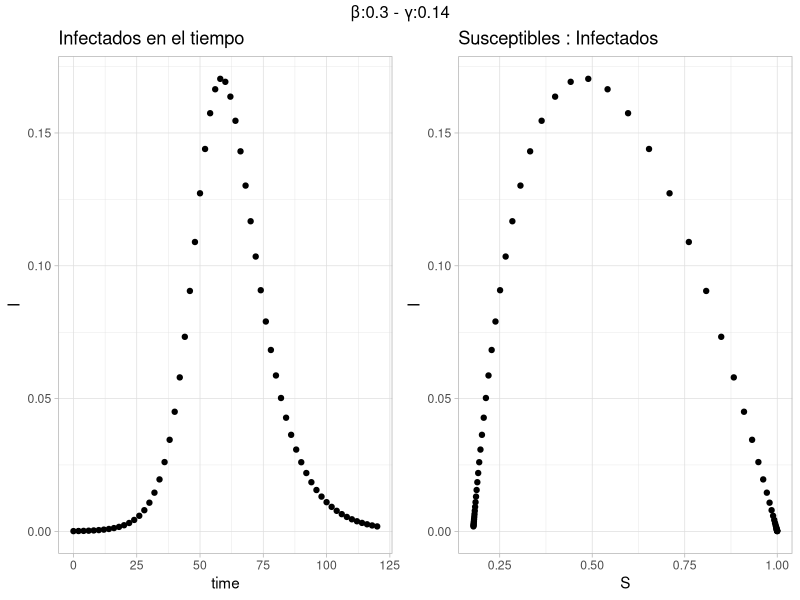
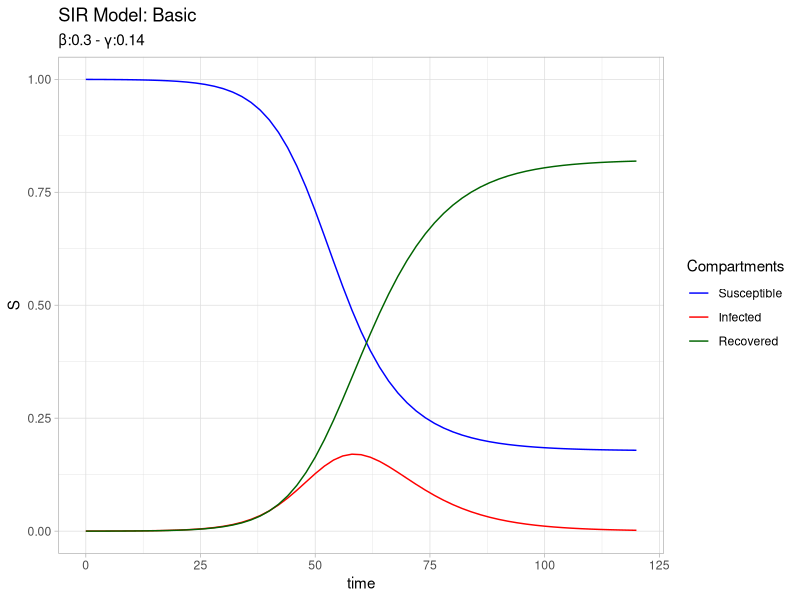
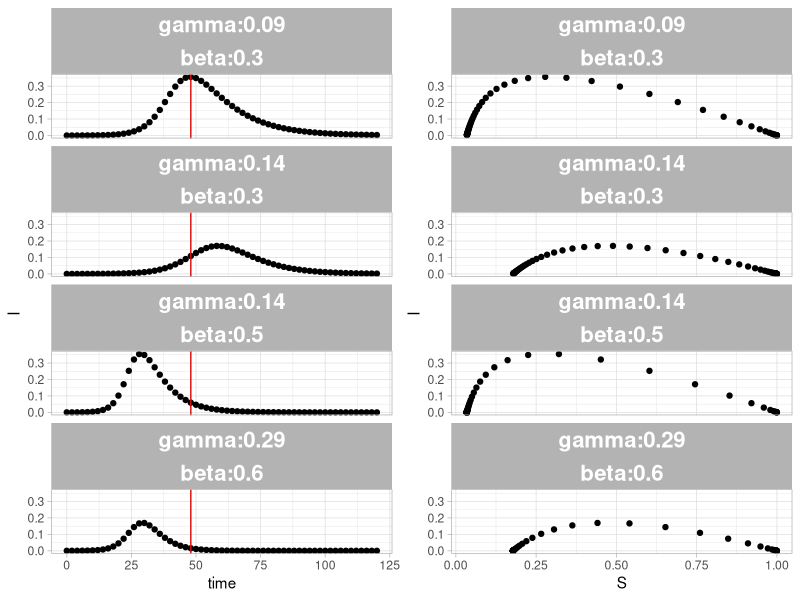
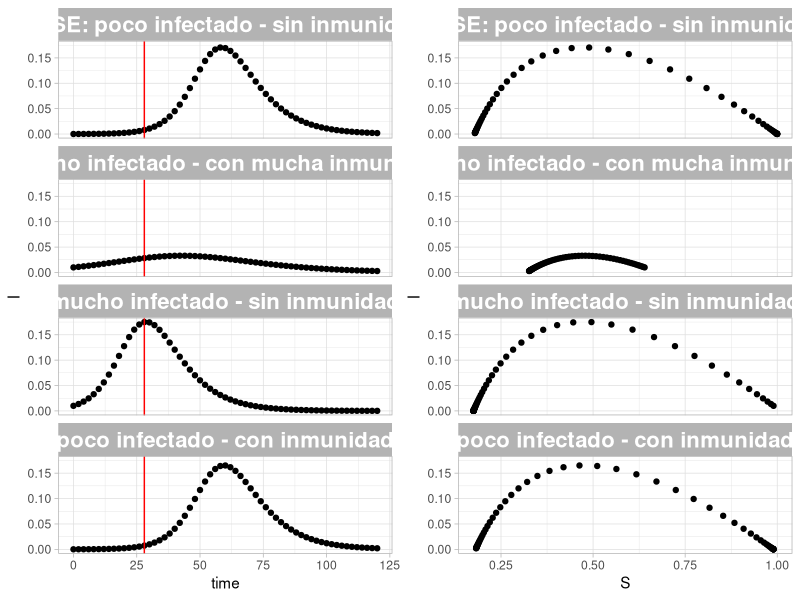
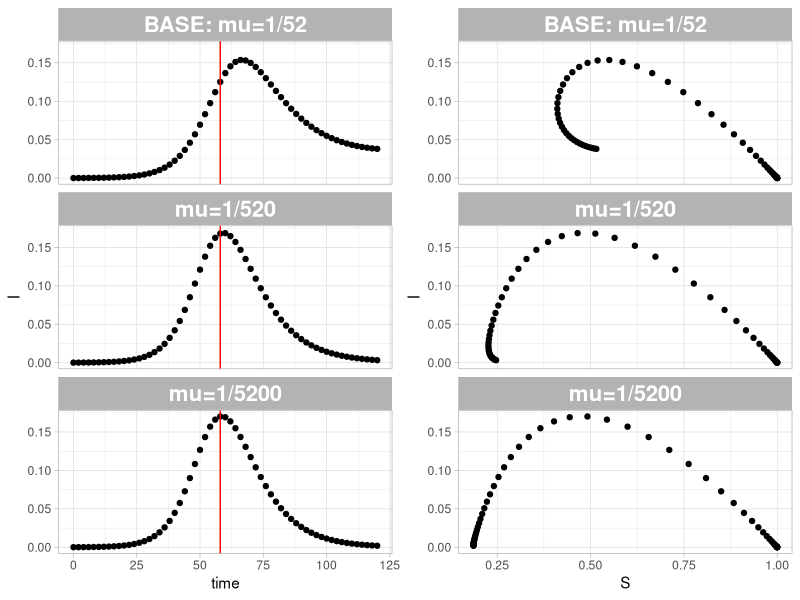

Write R code to recreate these figures, in order.
## ---- chunk 1
rm(list = ls())
# biblioteca a utilizar
library(deSolve)
## ---- chunk 2
SIR_basico <- function (reloj, variablesSIR, BetaGamma_list) {
  S <- variablesSIR[1]
  I <- variablesSIR[2]
  R <- variablesSIR[3]
  
  with(
      BetaGamma_list,
     { # sistema de ecuaciones
      dS <- -Beta*S*I
      dI <- Beta*S*I-Gamma*I
      dR <- Gamma*I
      dx <- c(dS,dI,dR) # combinar resultados
      list(dx)          # valor a retornar
       }
    )
}
## ---- chunk 3
reloj <- seq(0,120,by=2) 
BetaGamma_params_1 <- list(Beta=0.3,Gamma=1/7) 
variablesSIR_1 <- c(S=9999/10000,I=1/10000,R=0) 

## ---- chunk 4
resultadoSIR_1 <- as.data.frame(ode(y = variablesSIR_1, # valores iniciales
                                  times = reloj,
                                  func = SIR_basico,
                                  parms = BetaGamma_params_1))
head(resultadoSIR_1,10)
## ---- chunk 5
library(ggplot2)
library(gridExtra)
betaValue=round(BetaGamma_params_1[[1]],2)
gammaValue=round(BetaGamma_params_1[[2]],2)

textParams=paste0("\u03B2:",betaValue," - \u03B3:",gammaValue) 

base=ggplot(data=resultadoSIR_1) + theme_light() 

plot1=base + geom_point(aes(x=time,y=I)) + labs(title = "Infectados en el tiempo")   
plot2=base + geom_point(aes(x=S,y=I)) + labs(title = "Susceptibles : Infectados")          # 

grid.arrange(plot1, plot2, nrow = 1,top=textParams)
## ---- chunk 6

base = ggplot(resultadoSIR_1,aes(x=time))  + theme_light() + 
    labs(title =  "SIR Model: Basic",
        subtitle = textParams)
                               
timePlot =  base +  geom_line(aes(y=S,colour="Susceptible")) +
                    geom_line(aes(y=I,colour="Infected"))  +
                    geom_line(aes(y=R,colour="Recovered")) +
                    scale_colour_manual(name="Compartments",
                                        breaks=c("Susceptible","Infected","Recovered"),
                                        values=c("blue","red","darkgreen"))
timePlot
## ---- chunk 7
BetaGamma_params_2 <- list(Beta=0.5,Gamma=1/7) 
BetaGamma_params_3 <- list(Beta=0.3,Gamma=0.0857)
BetaGamma_params_4 <- list(Beta=0.6,Gamma=2/7) 

resultadoSIR_2 <- as.data.frame(ode(y = variablesSIR_1, 
                                  times = reloj,
                                  func = SIR_basico,
                                  parms = BetaGamma_params_2))
resultadoSIR_3 <- as.data.frame(ode(y = variablesSIR_1, 
                                  times = reloj,
                                  func = SIR_basico,
                                  parms = BetaGamma_params_3))
resultadoSIR_4 <- as.data.frame(ode(y = variablesSIR_1, 
                                  times = reloj,
                                  func = SIR_basico,
                                  parms = BetaGamma_params_4))
## ---- chunk 8
resultadoSIR_1[,c('beta','gamma')]=BetaGamma_params_1
resultadoSIR_2[,c('beta','gamma')]=BetaGamma_params_2
resultadoSIR_3[,c('beta','gamma')]=BetaGamma_params_3
resultadoSIR_4[,c('beta','gamma')]=BetaGamma_params_4

resultadoSIR=rbind(resultadoSIR_1,resultadoSIR_2,resultadoSIR_3,resultadoSIR_4)
resultadoSIR$beta=paste0("beta:",resultadoSIR$beta)
resultadoSIR$gamma=paste0("gamma:",round(resultadoSIR$gamma,2)) 
## ---- chunk 9
maxI=resultadoSIR[resultadoSIR$I==max(resultadoSIR$I),c('time')]


base=ggplot(data=resultadoSIR) + 
    theme_light() + 
    theme(strip.text.x = element_text(size = 16,face='bold')) 

plot1=base + geom_point(aes(x=time,y=I)) + 
            geom_vline(xintercept = maxI, color='red') + 
            facet_wrap(gamma~beta,ncol = 1)
plot2=base + geom_point(aes(x=S,y=I)) + facet_wrap(gamma~beta,ncol = 1)
grid.arrange(plot1, plot2, nrow = 1)
## ---- chunk 10
variablesSIR_2 <- c(S=9900/10000,I=100/10000,R=0)
variablesSIR_3 <- c(S=9899/10000,I=1/10000,R=100)
variablesSIR_4 <- c(S=6400/10000,I=100/10000,R=3500)

resultadoSIR_1 <- as.data.frame(ode(y = variablesSIR_1, # valores iniciales
                                  times = reloj,
                                  func = SIR_basico,
                                  parms = BetaGamma_params_1))

resultadoSIR_1_2 <- as.data.frame(ode(y = variablesSIR_2, 
                                  times = reloj,
                                  func = SIR_basico,
                                  parms = BetaGamma_params_1))
resultadoSIR_1_3 <- as.data.frame(ode(y = variablesSIR_3, 
                                  times = reloj,
                                  func = SIR_basico,
                                  parms = BetaGamma_params_1))
resultadoSIR_1_4 <- as.data.frame(ode(y = variablesSIR_4, 
                                  times = reloj,
                                  func = SIR_basico,
                                  parms = BetaGamma_params_1))

resultadoSIR_1[,c('grupo')]='BASE: poco infectado - sin inmunidad '
resultadoSIR_1_2[,c('grupo')]='mucho infectado - sin inmunidad'
resultadoSIR_1_3[,c('grupo')]='poco infectado - con inmunidad'
resultadoSIR_1_4[,c('grupo')]='mucho infectado - con mucha inmunidad'

resultadoSIR_vars=rbind(resultadoSIR_1,resultadoSIR_1_2,resultadoSIR_1_3,resultadoSIR_1_4)

## ---- chunk 11
maxI=resultadoSIR_vars[resultadoSIR_vars$I==max(resultadoSIR_vars$I),c('time')]


base=ggplot(data=resultadoSIR_vars) + 
    theme_light() + 
    theme(strip.text.x = element_text(size = 16,face='bold')) 

plot1=base + geom_point(aes(x=time,y=I)) + 
            geom_vline(xintercept = maxI, color='red') + 
            facet_wrap(~grupo,ncol = 1)
plot2=base + geom_point(aes(x=S,y=I)) + facet_wrap(~grupo,ncol = 1)
grid.arrange(plot1, plot2, nrow = 1)
## ---- chunk 12
SIR_open <- function (reloj, variablesSIR, BetaGammaMu_list) { 
    S <- variablesSIR[1]
    I <- variablesSIR[2]
    R <- variablesSIR[3]

   with(
      BetaGammaMu_list,
     { dS <- mu*(S+I+R) -beta*S*I - mu*S
       dI <- beta*S*I-gamma*I - mu*I
       dR <- gamma*I - mu*R
       dx <- c(dS,dI,dR) 
       list(dx) 
       }
     )
 }
## ---- chunk 13
BetaGammaMu_params_1 <- list(beta=0.3,gamma=1/7, mu=1/52)
BetaGammaMu_params_2 <- list(beta=0.3,gamma=1/7, mu=1/520)
BetaGammaMu_params_3 <- list(beta=0.3,gamma=1/7, mu=1/5200)

   
resultadoSIR_open_1 <- as.data.frame(lsoda(y = variablesSIR_1,
                                           times = reloj,
                                           func = SIR_open,
                                           parms = BetaGammaMu_params_1))

resultadoSIR_open_2 <- as.data.frame(lsoda(y = variablesSIR_1,
                                           times = reloj,
                                           func = SIR_open,
                                           parms = BetaGammaMu_params_2))

resultadoSIR_open_3 <- as.data.frame(lsoda(y = variablesSIR_1,
                                           times = reloj,
                                           func = SIR_open,
                                           parms = BetaGammaMu_params_3))

resultadoSIR_open_1[,c('grupo')]='BASE: mu=1/52'
resultadoSIR_open_2[,c('grupo')]='mu=1/520'
resultadoSIR_open_3[,c('grupo')]='mu=1/5200'

resultadoSIR_open_params=rbind(resultadoSIR_open_1,resultadoSIR_open_2,resultadoSIR_open_3)

## ---- chunk 14
maxI=resultadoSIR_open_params[resultadoSIR_open_params$I==max(resultadoSIR_open_params$I),c('time')]


base=ggplot(data=resultadoSIR_open_params) + 
    theme_light() + 
    theme(strip.text.x = element_text(size = 16,face='bold')) 

plot1=base + geom_point(aes(x=time,y=I)) + 
            geom_vline(xintercept = maxI, color='red') + 
            facet_wrap(~grupo,ncol = 1)
plot2=base + geom_point(aes(x=S,y=I)) + facet_wrap(~grupo,ncol = 1)
grid.arrange(plot1, plot2, nrow = 1)
